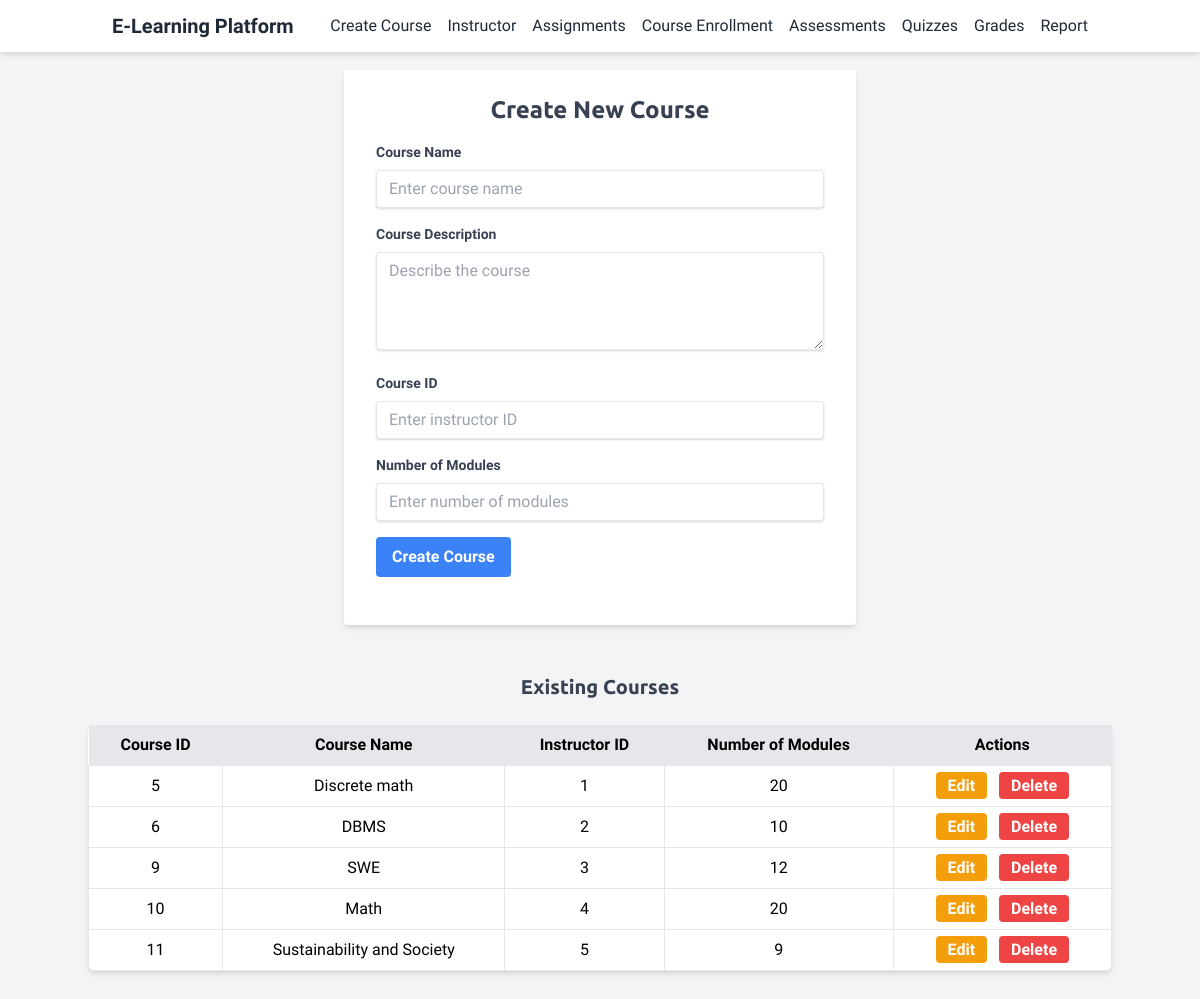
Page /course_create.php on the committed database.
### tables this page shows
CREATE TABLE `courses` (
  `CourseID` int(11) NOT NULL,
  `CourseName` varchar(255) NOT NULL,
  `Description` text DEFAULT NULL,
  `InstructorID` int(11) DEFAULT NULL,
  `DateCreated` datetime DEFAULT current_timestamp(),
  `NumberOfModules` int(11) DEFAULT NULL,
  `Title` varchar(255) NOT NULL
);

### course_create.php (the view, shortened to what this page needs)
<?php
include 'db.php';
$sql = "SELECT CourseID, CourseName, Description, InstructorID, NumberOfModules FROM Courses";
$result = $conn->query($sql);
$operation = $_GET['operation'] ?? '';
$currentCourse = null;
?>
<!DOCTYPE html>
<html lang="en">
<head>
    <link href="https://cdn.jsdelivr.net/npm/tailwindcss@2.2.19/dist/tailwind.min.css" rel="stylesheet">
</head>
<body class="bg-gray-100">
<nav class="bg-white shadow-md fixed top-0 left-0 w-full z-50">
    <div class="container mx-auto px-6 py-3 flex justify-between items-center">
        <a href="index.php" class="text-xl font-bold text-gray-800 hover:text-gray-600">E-Learning Platform</a>
        <div class="flex space-x-4">
            <a href="course_create.php" class="text-gray-800 hover:text-gray-600">Create Course</a>
            <a href="instructor.php" class="text-gray-800 hover:text-gray-600">Instructor</a>
            <a href="assignments.php" class="text-gray-800 hover:text-gray-600">Assignments</a>
            <a href="course_enroll.php" class="text-gray-800 hover:text-gray-600">Course Enrollment</a>
            <a href="manage_assessments.php" class="text-gray-800 hover:text-gray-600">Assessments</a>
            <a href="manage_quizzes.php" class="text-gray-800 hover:text-gray-600">Quizzes</a>
            <a href="grades.php" class="text-gray-800 hover:text-gray-600">Grades</a>
            <a href="report.php" class="text-gray-800 hover:text-gray-600">Report</a>
        </div>
    </div>
</nav>
<div class="flex justify-center items-center" style="margin-top: 70px;">
    <div class="w-full max-w-lg">
        <div class="bg-white shadow-md rounded px-8 pt-6 pb-8 mb-4">
            <h2 class="text-2xl font-bold text-center text-gray-700 mb-4"><?php echo $operation == 'edit' ? 'Edit Course' : 'Create New Course'; ?></h2>
            <form action="course_create.php" method="post">
                <div class="mb-4">
                    <label for="courseName" class="block text-gray-700 text-sm font-bold mb-2">Course Name</label>
                    <input type="text" id="courseName" name="courseName" class="shadow appearance-none border rounded w-full py-2 px-3 text-gray-700 leading-tight focus:outline-none focus:shadow-outline" placeholder="Enter course name" value="<?php echo htmlspecialchars($currentCourse['CourseName'] ?? ''); ?>" required>
                </div>
                <div class="mb-4">
                    <label for="description" class="block text-gray-700 text-sm font-bold mb-2">Course Description</label>
                    <textarea id="description" name="description" class="shadow appearance-none border rounded w-full py-2 px-3 text-gray-700 leading-tight focus:outline-none focus:shadow-outline" placeholder="Describe the course" rows="4"><?php echo htmlspecialchars($currentCourse['Description'] ?? ''); ?></textarea>
                </div>
                <div class="mb-4">
                    <label for="instructorID" class="block text-gray-700 text-sm font-bold mb-2">Course ID</label>
                    <input type="number" id="instructorID" name="instructorID" class="shadow appearance-none border rounded w-full py-2 px-3 text-gray-700 leading-tight focus:outline-none focus:shadow-outline" placeholder="Enter instructor ID" value="<?php echo htmlspecialchars($currentCourse['InstructorID'] ?? ''); ?>" required>
                </div>
                <div class="mb-4">
                    <label for="numModules" class="block text-gray-700 text-sm font-bold mb-2">Number of Modules</label>
                    <input type="number" id="numModules" name="numModules" class="shadow appearance-none border rounded w-full py-2 px-3 text-gray-700 leading-tight focus:outline-none focus:shadow-outline" placeholder="Enter number of modules" value="<?php echo htmlspecialchars($currentCourse['NumberOfModules'] ?? ''); ?>" required>
                </div>
                <div class="mb-4">
                    <button type="submit" class="bg-blue-500 hover:bg-blue-700 text-white font-bold py-2 px-4 rounded focus:outline-none focus:shadow-outline">
                        <?php echo $operation == 'edit' ? 'Update Course' : 'Create Course'; ?>
                    </button>
                </div>
            </form>
        </div>
    </div>
</div>
<div class="container mx-auto my-8 ">
    <h3 class="text-xl font-bold text-center text-gray-700 mb-6">Existing Courses</h3>
    <table class="table-auto w-full text-center bg-white shadow-md rounded-lg">
        <thead class="bg-gray-200">
            <tr>
                <th class="px-4 py-2">Course ID</th>
                <th class="px-4 py-2">Course Name</th>
                <th class="px-4 py-2">Instructor ID</th>
                <th class="px-4 py-2">Number of Modules</th>
                <th class="px-4 py-2">Actions</th>
            </tr>
        </thead>
        <tbody>
            <?php
            if ($result->num_rows > 0) {
                while ($row = $result->fetch_assoc()) {
                    echo "<tr>";
                    echo "<td class='border px-4 py-2'>" . $row['CourseID'] . "</td>";
                    echo "<td class='border px-4 py-2'>" . htmlspecialchars($row['CourseName']) . "</td>";
                    echo "<td class='border px-4 py-2'>" . $row['InstructorID'] . "</td>";
                    echo "<td class='border px-4 py-2'>" . $row['NumberOfModules'] . "</td>";
                    echo "<td class='border px-4 py-2'>
                        <a href='course_create.php?operation=edit&courseID=" . $row['CourseID'] . "' class='bg-yellow-500 hover:bg-yellow-700 text-white font-bold py-1 px-3 rounded mr-2'>Edit</a>
                        <a href='course_create.php?operation=delete&courseID=" . $row['CourseID'] . "' class='bg-red-500 hover:bg-red-700 text-white font-bold py-1 px-3 rounded' onclick='return confirm(\"Are you sure?\")'>Delete</a>
                    </td>";
                    echo "</tr>";
                }
            } else {
                echo "<tr><td colspan='5' class='border px-4 py-2'>No courses available.</td></tr>";
            }
            ?>
        </tbody>
    </table>
</div>
</body>
</html>

### course_create.php (style rules this page uses)
body { font-family: 'Saira', sans-serif; }
h1, h2, h3 { font-family: 'Ubuntu', sans-serif; }

### rows in the picture
courses: CourseID "5", CourseName "Discrete math", InstructorID "1", NumberOfModules "20"
courses: CourseID "6", CourseName "DBMS", InstructorID "2", NumberOfModules "10"
courses: CourseID "9", CourseName "SWE", InstructorID "3", NumberOfModules "12"
courses: CourseID "10", CourseName "Math", InstructorID "4", NumberOfModules "20"
courses: CourseID "11", CourseName "Sustainability and Society", InstructorID "5", NumberOfModules "9"
